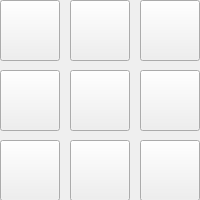
<?xml version="1.0" encoding="UTF-8"?>
<ui version="4.0">
 <class>Widget</class>
 <widget class="QWidget" name="Widget">
  <property name="geometry">
   <rect>
    <x>0</x>
    <y>0</y>
    <width>200</width>
    <height>200</height>
   </rect>
  </property>
  <property name="windowTitle">
   <string>Widget</string>
  </property>
  <widget class="QPushButton" name="box_1">
   <property name="geometry">
    <rect>
     <x>0</x>
     <y>0</y>
     <width>60</width>
     <height>61</height>
    </rect>
   </property>
   <property name="text">
    <string/>
   </property>
  </widget>
  <widget class="QPushButton" name="box_2">
   <property name="geometry">
    <rect>
     <x>70</x>
     <y>0</y>
     <width>60</width>
     <height>61</height>
    </rect>
   </property>
   <property name="text">
    <string/>
   </property>
  </widget>
  <widget class="QPushButton" name="box_3">
   <property name="geometry">
    <rect>
     <x>140</x>
     <y>0</y>
     <width>60</width>
     <height>61</height>
    </rect>
   </property>
   <property name="text">
    <string/>
   </property>
  </widget>
  <widget class="QPushButton" name="box_6">
   <property name="geometry">
    <rect>
     <x>140</x>
     <y>70</y>
     <width>60</width>
     <height>61</height>
    </rect>
   </property>
   <property name="text">
    <string/>
   </property>
  </widget>
  <widget class="QPushButton" name="box_4">
   <property name="geometry">
    <rect>
     <x>0</x>
     <y>70</y>
     <width>60</width>
     <height>61</height>
    </rect>
   </property>
   <property name="text">
    <string/>
   </property>
  </widget>
  <widget class="QPushButton" name="box_5">
   <property name="geometry">
    <rect>
     <x>70</x>
     <y>70</y>
     <width>60</width>
     <height>61</height>
    </rect>
   </property>
   <property name="text">
    <string/>
   </property>
  </widget>
  <widget class="QPushButton" name="box_7">
   <property name="geometry">
    <rect>
     <x>0</x>
     <y>140</y>
     <width>60</width>
     <height>61</height>
    </rect>
   </property>
   <property name="text">
    <string/>
   </property>
  </widget>
  <widget class="QPushButton" name="box_8">
   <property name="geometry">
    <rect>
     <x>70</x>
     <y>140</y>
     <width>60</width>
     <height>61</height>
    </rect>
   </property>
   <property name="text">
    <string/>
   </property>
  </widget>
  <widget class="QPushButton" name="box_9">
   <property name="geometry">
    <rect>
     <x>140</x>
     <y>140</y>
     <width>60</width>
     <height>61</height>
    </rect>
   </property>
   <property name="text">
    <string/>
   </property>
  </widget>
 </widget>
 <resources/>
 <connections/>
</ui>
